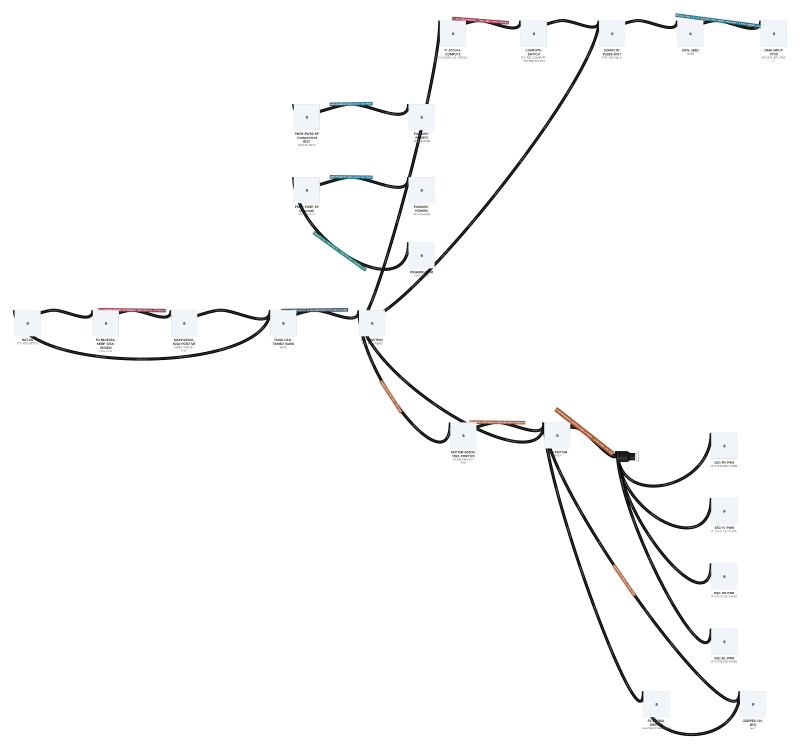
#> input picture diagrams/wiring-studio/W-101-design.png, 2399 x 2247 px (shown at 1/3 size)
$ python crop_wiring_for_presentation.py
#> lines starting #> are read from the running program, lines starting #| are printed output that depends on the picture
#!/usr/bin/env python3
"""Produce slide-friendly PNG crops of native Wiring Studio screenshots.

The cropped contents are never redrawn or fabricated. Crop boxes are recorded
in coordinates of observed, representative preview dimensions, and scaled to
the full-resolution, version-controlled native PNGs.
"""
from pathlib import Path
from PIL import Image, ImageOps, ImageDraw

ROOT = Path(__file__).resolve().parents[1]
SRC = ROOT / "diagrams" / "wiring-studio"
OUT = ROOT / "diagrams" / "presentation"

# (output, source, reference_preview_size, preview_crop_box)
# Regions observed in the 2026-11-03 live Studio renders.
CROPS = [
    ("01-power-distribution.png", "W-101-design.png", (2047, 1918), (0, 160, 1360, 1160)),
    ("02-compute-brainchip.png", "W-100-wiring.png", (1821, 2048), (555, 115, 1785, 710)),
    ("03-comms-sensors.png", "W-100-wiring.png", (1821, 2048), (940, 0, 1815, 775)),
    ("04-propulsion.png", "W-100-wiring.png", (1821, 2048), (580, 845, 1510, 1625)),
    ("05-gripper-control.png", "W-100-wiring.png", (1821, 2048), (715, 1605, 1775, 2048)),
]


def crop_image(source_path, reference_size, coordinates):
#> called with reference_size = (2047, 1918), coordinates = (0, 160, 1360, 1160)
    image = Image.open(source_path).convert("RGB")
    w, h = image.size
#> w = 2399; h = 2247
    ref_w, ref_h = reference_size
    x1, y1, x2, y2 = coordinates
    box = (
        max(0, round(x1 * w / ref_w)),
        max(0, round(y1 * h / ref_h)),
        min(w, round(x2 * w / ref_w)),
        min(h, round(y2 * h / ref_h)),
    )
#> box = (0, 187, 1594, 1359)
    region = image.crop(box)
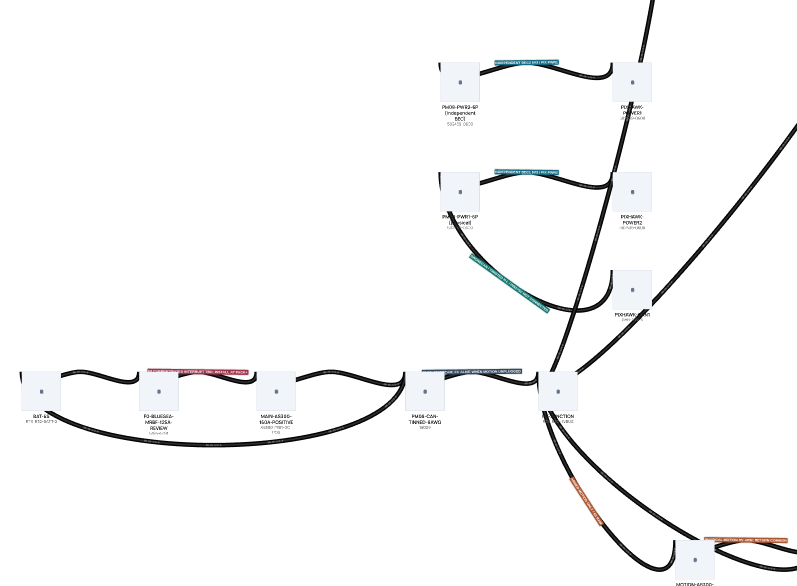
#> region: PIL image 1594x1172 RGB (shown at 1/2 size); mean R, G, B 248.1, 248.2, 248.4
    return ImageOps.expand(region, border=36, fill="white"), box


def main():
    OUT.mkdir(parents=True, exist_ok=True)
    for output_name, source_name, reference, box in CROPS:
        source = SRC / source_name
        if not source.exists():
            raise SystemExit(f"Missing source PNG: {source}")
        image, source_box = crop_image(source, reference, box)
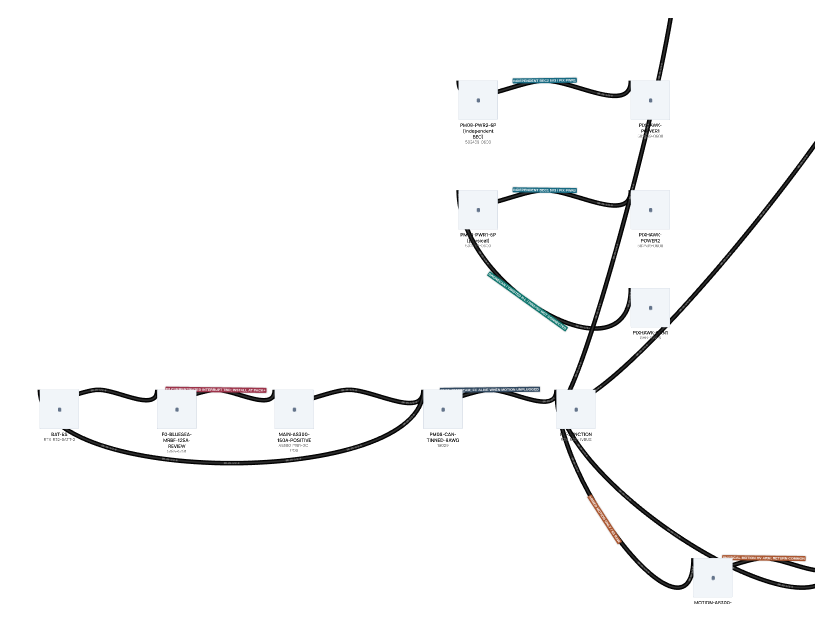
#> image: PIL image 1666x1244 RGB (shown at 1/2 size); mean R, G, B 248.7, 248.9, 249.1
#> source_box = (0, 187, 1594, 1359)
        destination = OUT / output_name
        image.save(destination, optimize=True)
        print(f"{destination.relative_to(ROOT)} {image.size} cropped {source_box}")
#| diagrams/presentation/01-power-distribution.png (1666, 1244) cropped (0, 187, 1594, 1359)
#> pass 2 of the loop in main, `for output_name, source_name, reference, box in CROPS:`:
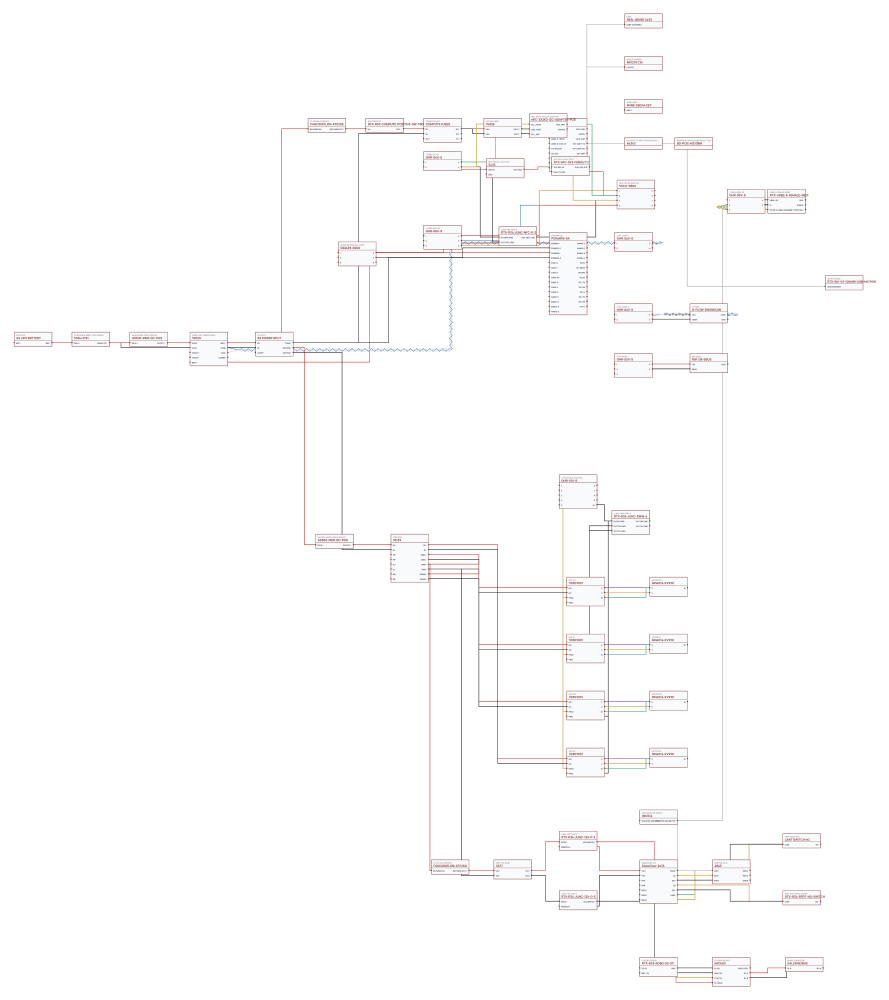
#> input picture diagrams/wiring-studio/W-100-wiring.png, 2667 x 3000 px (shown at 1/3 size)
#> in crop_image (call 2), `region = image.crop(box)`:
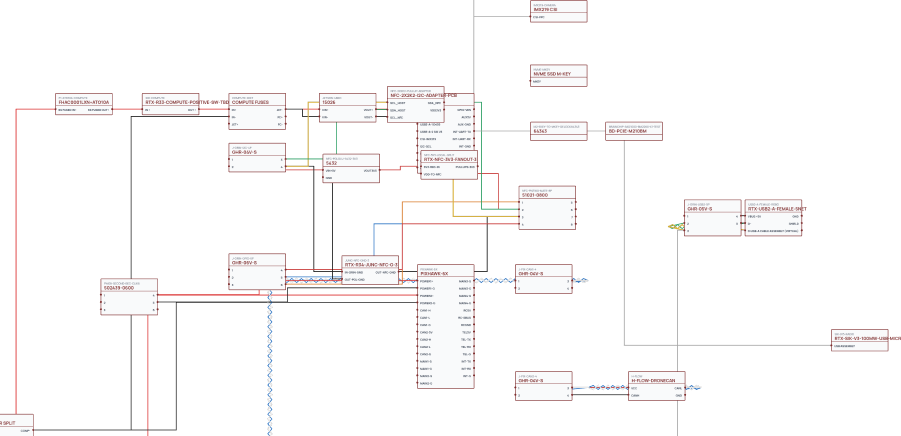
#> region: PIL image 1801x872 RGB (shown at 1/2 size); mean R, G, B 251, 249.8, 249.9
#> in main, `image, source_box = crop_image(source, reference, box)`:
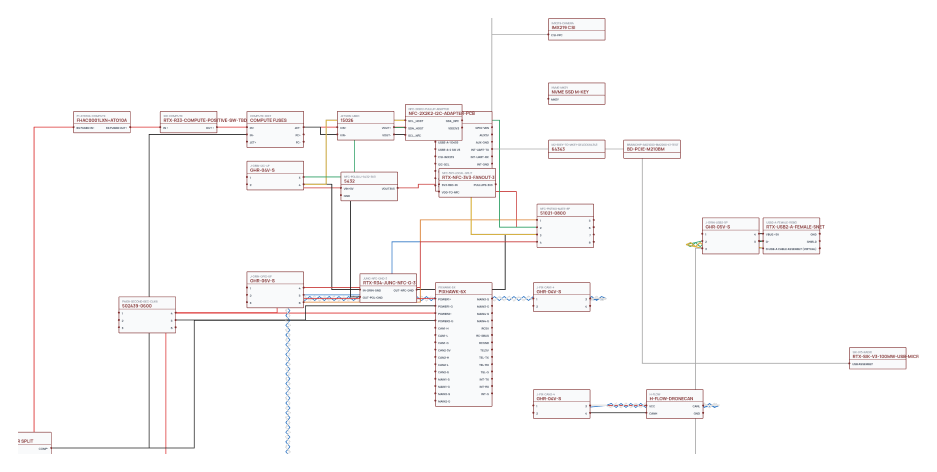
#> image: PIL image 1873x944 RGB (shown at 1/2 size); mean R, G, B 251.4, 250.4, 250.5
#> source_box = (813, 168, 2614, 1040)
#| diagrams/presentation/02-compute-brainchip.png (1873, 944) cropped (813, 168, 2614, 1040)


if __name__ == "__main__":
    main()
